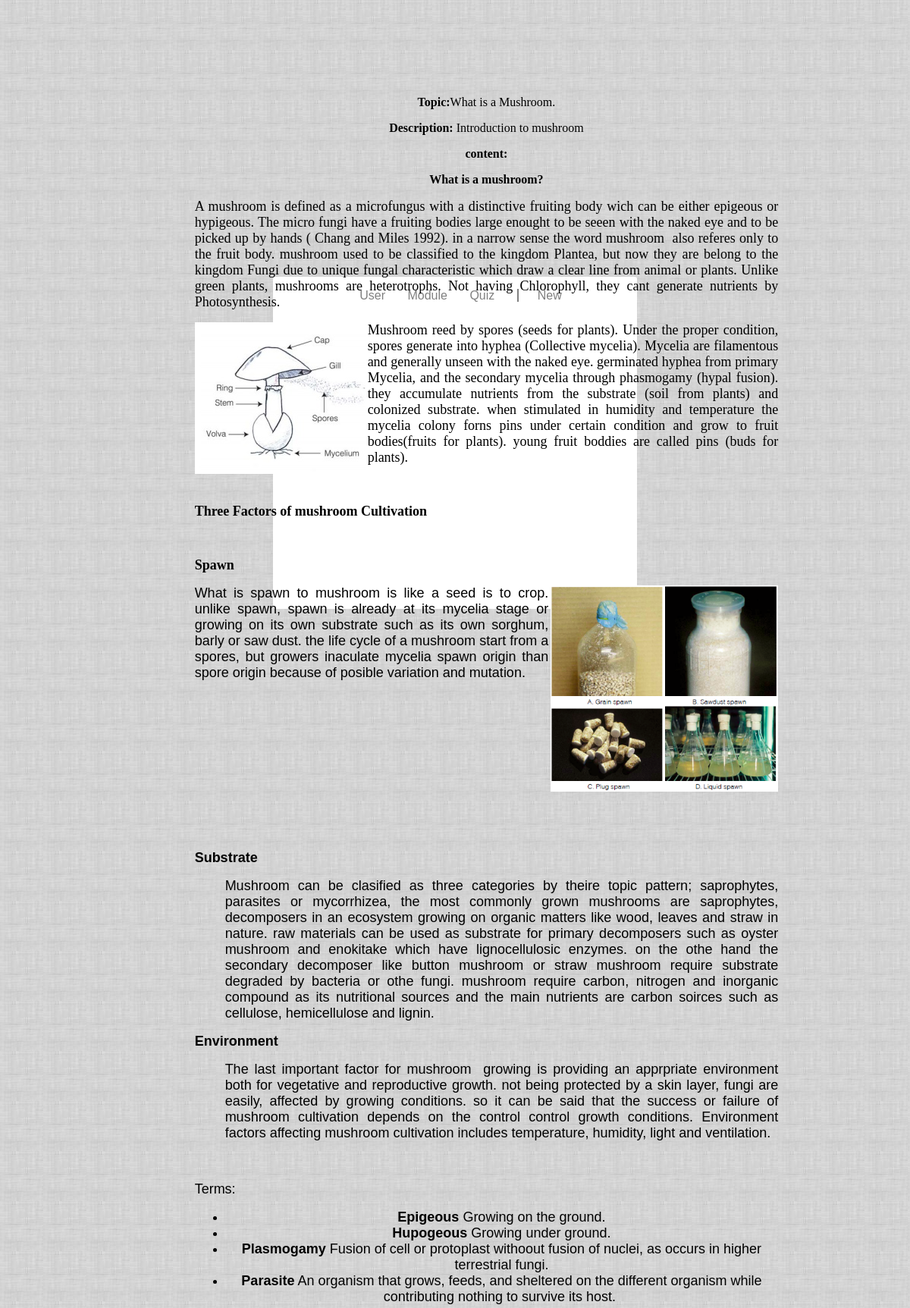
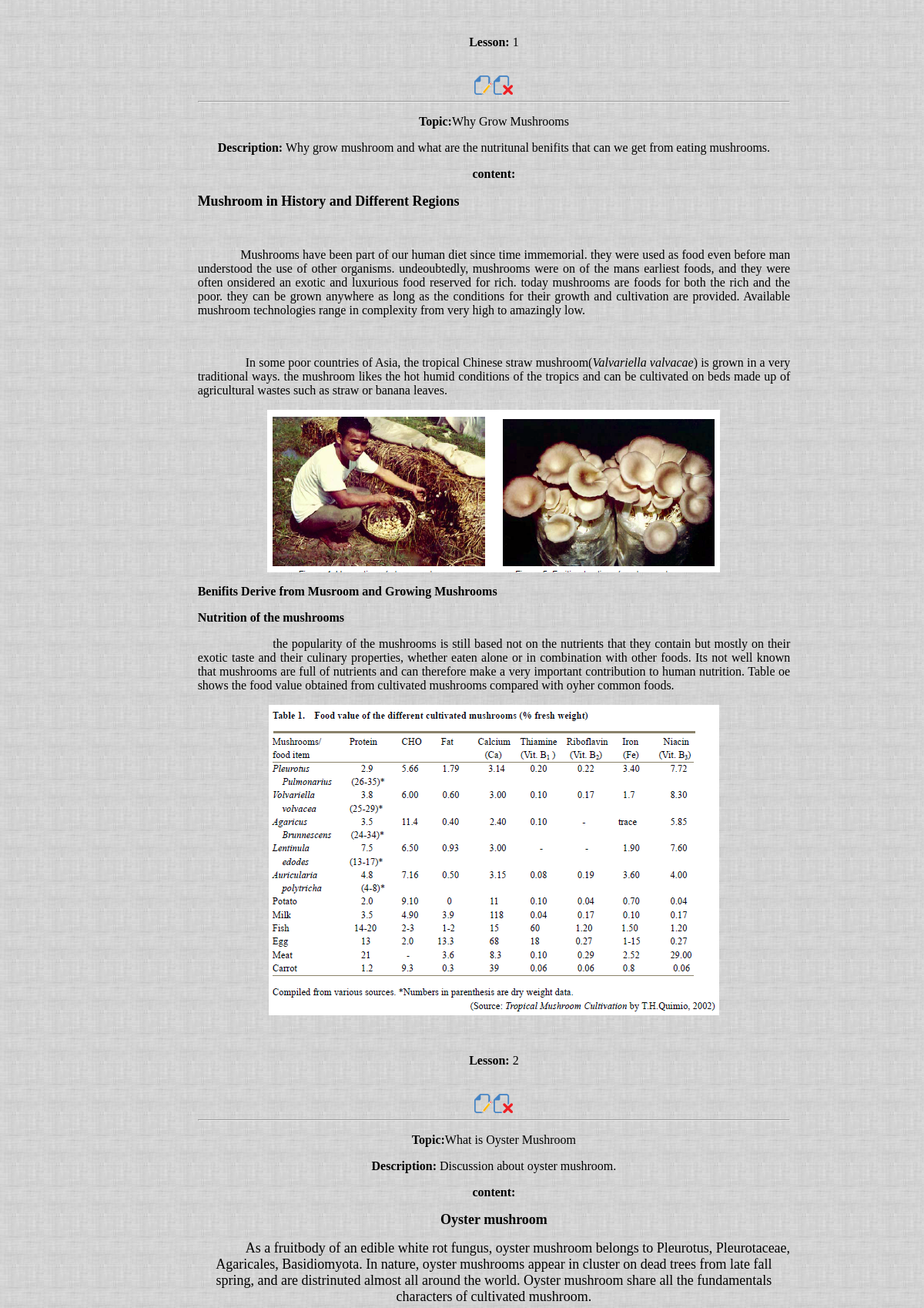
Page /navigator/sql/admin-module.php (upper part) on the committed database (2 pictures, top to bottom).
### tables this page shows
CREATE TABLE `module` (
  `id` int(11) NOT NULL AUTO_INCREMENT,
  `topic` varchar(45) DEFAULT NULL,
  `description` text,
  `content` text,
  `lesson` int(11) DEFAULT NULL,
  PRIMARY KEY (`id`)
);

### navigator/sql/admin-module.php (the view, shortened to what this page needs)
<html>
	<head>
	</head>
	<body>
		<div id="navigator">
			<ul>
				<li><a href="admin-index.php" id="user" class="selected">User</a></li>
				<li><a href="admin-module.php" id="module">Module</a></li>
				<li><a href="">Quiz</a></li>
				<li id="new"><a href="#" id="new" onClick="showContent()">New</a></li>
			</ul>
		</div>
		<div id="main-container">
					<?php
						$res=mysql_query("SELECT * FROM module");
							while($row = mysql_fetch_array($res))
							{
								echo "<p><b>Topic:</b>".$row['topic']."</p><p><b>Description:</b> ".$row['description']."</p><p><b>content: </b>".$row['content']."</p><p><b>Lesson:</b> ".$row['lesson']."</p><br /> <a href=\"sql/edit-module.php?id={$row['id']}\" id = \"icon-edit\" name = \"edit\" value = \"edit\"><img src=\"../images/icon/edit-icon.png\" /></a>".
									"<a href=\"sql/delete-module.php?id={$row['id']} \" id = \"icon-delete\" ><img src=\"../images/icon/delete-icon.png\" ' onclick='return confirm(\"Are you sure to delete this record?\");' /></a><hr />";
							}
					?>
		</div>
	</body>
</html>

### navigator/sql/admin-module.php (style rules this page uses)
body { background-image:url("../images/design/main-bg.png"); }
#navigator { width:40%; height:6%; position:absolute; top:5%; left:30%; background-color:white; border-radius:3px 3px 3px; text-align:center; font-family: verdana,helvetica,arial,sans-serif; }
#navigator>ul>li { list-style:none; display:inline; padding-right:25px; color:gray; }
#navigator>ul>li>a { color:gray; text-decoration:none; }
#new { border-left:1px solid gray; }
#new>a { padding-left:25px; }
#main-container { width: 65%; height:80%; position: relative; top:10%; left:14%; border-radius:3px 0px 0px 3px; text-align:center; padding-left:7%; padding-top:2%; }

### rows in the picture
module: topic "What is a Mushroom.", description "Introduction to mushroom", content "What is a mushroom? A mushroom is defined as a microfungus with a distinctive fruiting body wich can be either epigeous or hypigeous. The micro fungi have a fruiting bodies large enought to be seeen with the naked eye and to be picked up by hands ( Chang and Miles 1992). in a narrow sense the word mushroom also referes only to the fruit body. mushroom used to be classified to the kingdom Plantea, but now they are belong to the kingdom Fungi due to unique fungal characteristic which draw a clear line from animal or plants. Unlike green plants, mushrooms are heterotrophs. Not having Chlorophyll, they cant generate nutrients by Photosynthesis. Mushroom reed by spores (seeds for plants). Under…", content (picture), lesson "1"
module: topic "Why Grow Mushrooms", description "Why grow mushroom and what are the nutritunal benifits that can we get from eating mushrooms.", content "Mushroom in History and Different Regions Mushrooms have been part of our human diet since time immemorial. they were used as food even before man understood the use of other organisms. undeoubtedly, mushrooms were on of the mans earliest foods, and they were often onsidered an exotic and luxurious food reserved for rich. today mushrooms are foods for both the rich and the poor. they can be grown anywhere as long as the conditions for their growth and cultivation are provided. Available mushroom technologies range in complexity from very high to amazingly low. In some poor countries of Asia, the tropical Chinese straw mushroom( Valvariella valvacae ) is grown in a very traditional ways. the…", content (picture), lesson "2"
module: topic "What is Oyster Mushroom", description "Discussion about oyster mushroom.", content "Oyster mushroom As a fruitbody of an edible white rot fungus, oyster mushroom belongs to Pleurotus, Pleurotaceae, Agaricales, Basidiomyota. In nature, oyster mushrooms appear in cluster on dead trees from late fall spring, and are distrinuted almost all around the world. Oyster mushroom share all the fundamentals characters of cultivated mushroom."
